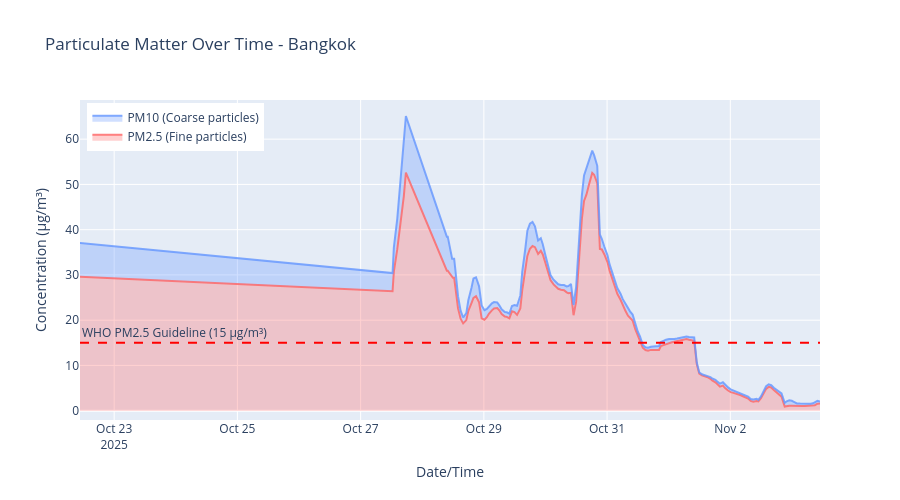

The code cell stored with this chart in its notebook:
### Code cell
# Show PM2.5 vs PM10 for most polluted city (Bangkok)
city_to_plot = 'Bangkok'
city_data = df[df['city_name'] == city_to_plot].sort_values('timestamp')

fig = go.Figure()

fig.add_trace(go.Scatter(
    x=city_data['timestamp'],
    y=city_data['pm2_5'],
    fill='tozeroy',
    name='PM2.5 (Fine particles)',
    line=dict(color='rgba(255, 100, 100, 0.8)', width=2),
    fillcolor='rgba(255, 100, 100, 0.3)'
))

fig.add_trace(go.Scatter(
    x=city_data['timestamp'],
    y=city_data['pm10'],
    fill='tonexty',
    name='PM10 (Coarse particles)',
    line=dict(color='rgba(100, 150, 255, 0.8)', width=2),
    fillcolor='rgba(100, 150, 255, 0.3)'
))

# Add WHO guideline
fig.add_hline(y=15, line_dash="dash", line_color="red", 
              annotation_text="WHO PM2.5 Guideline (15 μg/m³)", 
              annotation_position="top left")

fig.update_layout(
    title=f'Particulate Matter Over Time - {city_to_plot}',
    xaxis_title='Date/Time',
    yaxis_title='Concentration (μg/m³)',
    hovermode='x unified',
    height=500,
    legend=dict(yanchor="top", y=0.99, xanchor="left", x=0.01)
)

fig.show()

print(f"\n📊 In {city_to_plot}:")
print(f"   Average PM2.5: {city_data['pm2_5'].mean():.2f} μg/m³")
print(f"   Average PM10: {city_data['pm10'].mean():.2f} μg/m³")
print(f"   PM2.5 exceeds WHO guideline: {(city_data['pm2_5'] > 15).sum()} times ({(city_data['pm2_5'] > 15).sum() / len(city_data) * 100:.1f}%)")

### Figure 1 — Plotly figure (JSON) as saved in the notebook; plotly's stock layout.template omitted (floating-point values rounded to 4 significant figures; data arrays with more than 128 entries replaced by an {"elided": "..."} marker saying what was removed)
{"data": [{"fill": "tozeroy", "fillcolor": "rgba(255, 100, 100, 0.3)", "line": {"color": "rgba(255, 100, 100, 0.8)", "width": 2}, "name": "PM2.5 (Fine particles)", "type": "scatter", "x": {"elided": "157 str values"}, "y": {"elided": "157 float values"}}, {"fill": "tonexty", "fillcolor": "rgba(100, 150, 255, 0.3)", "line": {"color": "rgba(100, 150, 255, 0.8)", "width": 2}, "name": "PM10 (Coarse particles)", "type": "scatter", "x": {"elided": "157 str values"}, "y": {"elided": "157 float values"}}], "layout": {"annotations": [{"showarrow": false, "text": "WHO PM2.5 Guideline (15 μg/m³)", "x": 0, "xanchor": "left", "xref": "x domain", "y": 15, "yanchor": "bottom", "yref": "y"}], "height": 500, "hovermode": "x unified", "legend": {"x": 0.01, "xanchor": "left", "y": 0.99, "yanchor": "top"}, "shapes": [{"line": {"color": "red", "dash": "dash"}, "type": "line", "x0": 0, "x1": 1, "xref": "x domain", "y0": 15, "y1": 15, "yref": "y"}], "title": {"text": "Particulate Matter Over Time - Bangkok"}, "xaxis": {"title": {"text": "Date/Time"}}, "yaxis": {"title": {"text": "Concentration (μg/m³)"}}}}
